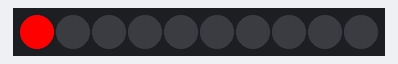
The sketch below on a simulated Arduino Uno, built with avr-gcc and run on an emulated ATmega328P. Shown: 10 RGB LEDs in strip order, left to right.

Above: at 0.1 s.
At 0.5 s:
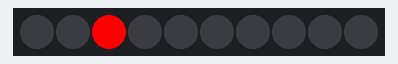
At 1.1 s:
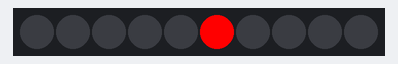
At 1.7 s:
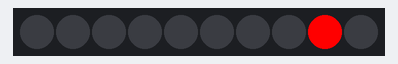
At 2.3 s:
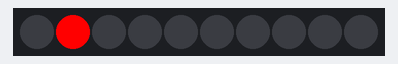

The sketch:

LED_NeoPixel_Blink_1x1.ino
```cpp
#include <Adafruit_NeoPixel.h>

#define PIN 4
#define NUM_LEDS 10

Adafruit_NeoPixel tira(NUM_LEDS, PIN, NEO_GRB + NEO_KHZ800);

void setup() {
  tira.begin();
  tira.show();
}

void loop() {
  for (int i = 0; i < NUM_LEDS; i++) {
    tira.clear();
    tira.setPixelColor(i, tira.Color(255, 0, 0)); // Rojo
    tira.show();
    delay(200);
  }
}
```

Measured:
- by itself, everything shown: repeats every 2.0 s, in 10 steps
